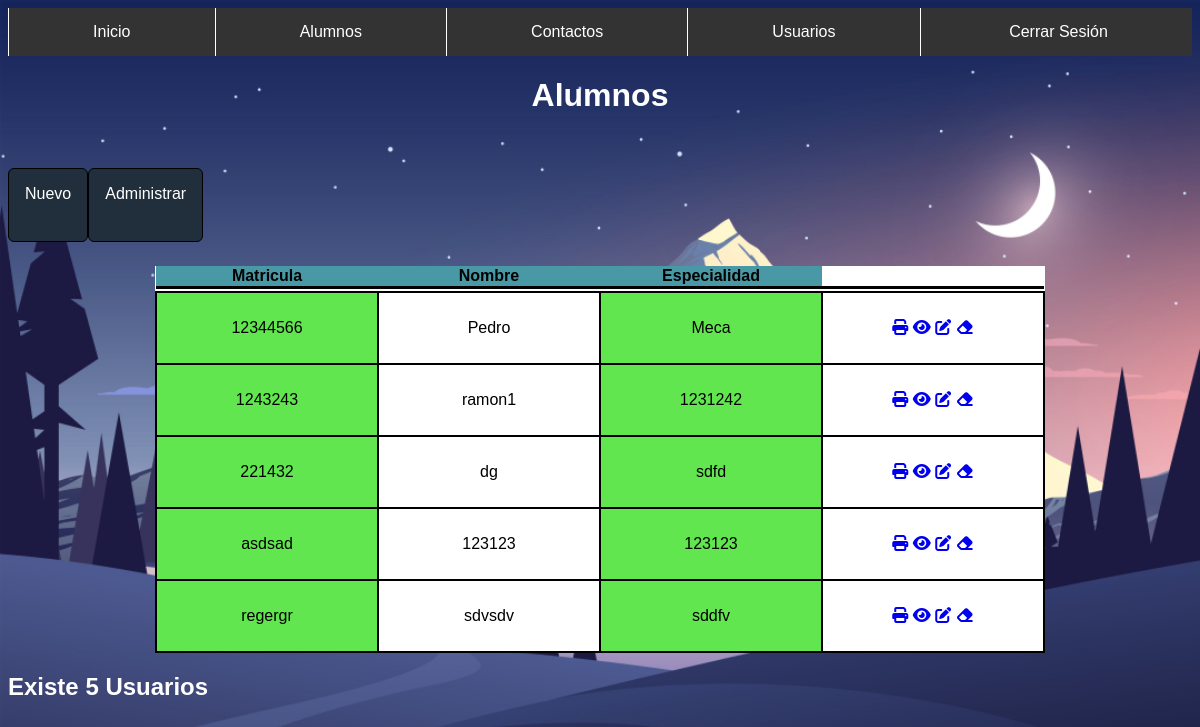
The page /alumnos1.php (signed in) on the database its author committed.
### tables this page shows
CREATE TABLE `alumnos` (
  `matricula` varchar(10) NOT NULL,
  `nombre` varchar(20) DEFAULT NULL,
  `especialidad` varchar(20) DEFAULT NULL
);

### sesiones.php (called while the page is built, shortened)
<?php
    if (!isset($_SESSION['username'])){
        header("location:login.php");
    }else{
        $priv=$_SESSION['privilegio'];
    }
?>

### alumnos1.php (the view, shortened to what this page needs)
<?php
include_once("sesiones.php");
?>
<!DOCTYPE html>
<html>
<head>
	<link rel="stylesheet" href="estilos.css">
	<link rel="stylesheet" href="https://cdnjs.cloudflare.com/ajax/libs/font-awesome/6.1.2/css/all.min.css" />
</head>
<?php if($priv=="admin"){?>
<body class= "fondo_root">
<?php }?>
<?php
	include_once('header.php');
  ?>
    <h1 class="titulo_log">Alumnos</h1>
    <?php if($priv=="admin"){?>
    <div class="contenedor_enlace">
    <a href="alumnos.php" class="enlace_menu">Nuevo</a>
    <a href="alumnos1.php" class="enlace_menu">Administrar</a>
    </div>
    <?php }?>
		<div >
			<table class="table">
			  <thead class="table_head">
			    <tr>
			      <th scope='col'>Matricula</th>
			      <th scope='col'>Nombre</th>
			      <th scope='col'>Especialidad</th>
			   </tr>
			  </thead>
			<tbody >
			  <tr>
	            <th scope='row'></th >
			     <td></td>
			   </tr>
			</tbody>
			<?php
                include_once("conectar_utd.php");
                $consulta = "SELECT * FROM alumnos";
                $resultado = mysqli_query($con, $consulta);
                if (mysqli_num_rows($resultado) > 0) {
                    while ($fila = mysqli_fetch_assoc($resultado)) {
                ?>
                        <tr>
                            <td class="table_data"><?php echo $fila['matricula'];?></td>
                            <td class="table_data"><?php echo $fila['nombre']; ?></td>
                            <td class="table_data"><?php echo $fila['especialidad'];?></td>
							<td class="table_data" colspan="2">
							<a class="btn_acciones" href="imprimir_alu.php?matricula=<?php echo $fila['matricula'];?>"><i class="fa-solid fa-print"></i></a>
							<a class="btn_acciones" href="visualizar_alu.php?matricula=<?php echo $fila['matricula'];?>"><i class="fa-solid fa-eye"></i></a>
              <?php if($priv=="admin"){?>
               <a class="btn_acciones" href="actualizar_alu.php?matricula=<?php echo $fila['matricula'];?>"><i class="fa-solid fa-pen-to-square"></i></a>
               <a class="btn_acciones" href="eliminar_alu.php?matricula=<?php echo $fila['matricula'];?>"><i class="fa-solid fa-eraser"></i></a>
               <?php }?>
                        </tr>
                <?php
                    }
                }
                ?>
            </table>
		</div>
		<h2 class="titulo_log2" >Existe <?php echo mysqli_num_rows($resultado); ?> Usuarios</h2>
</body>
</html>

### estilos.css (style rules this page uses)
.fondo_root { background-image: url('imagen6.jpg') ; background-repeat: no-repeat; background-attachment: fixed; background-size: cover; }
.contenedor_enlace { width: 100px; height: 100px; display: flex; }
.enlace_menu { font-family: Arial, Helvetica, sans-serif ; color: #fff; margin-top: 2rem; display: inline; margin-left: auto; margin-right: auto; background-color: #212F3D; border: 1px solid #000; border-radius: 6px; padding: 1rem; width: 20vmin; height: 5vmin; text-decoration: none; }
.titulo_log { text-align: center; font-family: Arial, Helvetica, sans-serif; color: #fff; font-size: 2em; }
.titulo_log2 { font-family: Arial, Helvetica, sans-serif; color: #fff; font-size: 1.5em; }
.table { margin-top: 30px; margin-left: auto; margin-right: auto; text-align: center; border-collapse: collapse; background-color: #fff; font-family: Arial, Helvetica, sans-serif; }
.table_data { padding: 10px; border: 2px solid black; width: 200px; height: 50px; }
.table_head { padding: 10px; border-bottom: 3px solid black; background-color: #4998a5; }
.table td:nth-child(odd) { background-color: #62e650; }

### rows shown on the page
alumnos: matricula "12344566", nombre "Pedro", especialidad "Meca"
alumnos: matricula "1243243", nombre "ramon1", especialidad "1231242"
alumnos: matricula "221432", nombre "dg", especialidad "sdfd"
alumnos: matricula "asdsad", nombre "123123", especialidad "123123"
alumnos: matricula "regergr", nombre "sdvsdv", especialidad "sddfv"

### other values the page prints
mysqli_num_rows($resultado) "5"
